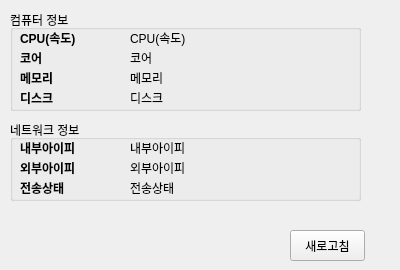
<?xml version="1.0" encoding="UTF-8"?>
<ui version="4.0">
 <class>Form</class>
 <widget class="QWidget" name="Form">
  <property name="geometry">
   <rect>
    <x>0</x>
    <y>0</y>
    <width>400</width>
    <height>270</height>
   </rect>
  </property>
  <property name="minimumSize">
   <size>
    <width>400</width>
    <height>270</height>
   </size>
  </property>
  <property name="maximumSize">
   <size>
    <width>400</width>
    <height>270</height>
   </size>
  </property>
  <property name="windowTitle">
   <string>내 컴퓨터 정보</string>
  </property>
  <widget class="QGroupBox" name="groupBox">
   <property name="geometry">
    <rect>
     <x>10</x>
     <y>10</y>
     <width>351</width>
     <height>101</height>
    </rect>
   </property>
   <property name="title">
    <string>컴퓨터 정보</string>
   </property>
   <widget class="QLabel" name="label2">
    <property name="geometry">
     <rect>
      <x>10</x>
      <y>20</y>
      <width>101</width>
      <height>16</height>
     </rect>
    </property>
    <property name="styleSheet">
     <string notr="true">font-weight : bold;</string>
    </property>
    <property name="text">
     <string>CPU(속도)</string>
    </property>
   </widget>
   <widget class="QLabel" name="label1">
    <property name="geometry">
     <rect>
      <x>10</x>
      <y>40</y>
      <width>101</width>
      <height>16</height>
     </rect>
    </property>
    <property name="styleSheet">
     <string notr="true">font-weight : bold;</string>
    </property>
    <property name="text">
     <string>코어</string>
    </property>
   </widget>
   <widget class="QLabel" name="lblCore">
    <property name="geometry">
     <rect>
      <x>120</x>
      <y>40</y>
      <width>431</width>
      <height>16</height>
     </rect>
    </property>
    <property name="text">
     <string>코어</string>
    </property>
   </widget>
   <widget class="QLabel" name="label3">
    <property name="geometry">
     <rect>
      <x>10</x>
      <y>60</y>
      <width>101</width>
      <height>16</height>
     </rect>
    </property>
    <property name="styleSheet">
     <string notr="true">font-weight : bold;</string>
    </property>
    <property name="text">
     <string>메모리</string>
    </property>
   </widget>
   <widget class="QLabel" name="lblMemory">
    <property name="geometry">
     <rect>
      <x>120</x>
      <y>60</y>
      <width>431</width>
      <height>16</height>
     </rect>
    </property>
    <property name="text">
     <string>메모리</string>
    </property>
   </widget>
   <widget class="QLabel" name="label4">
    <property name="geometry">
     <rect>
      <x>10</x>
      <y>80</y>
      <width>101</width>
      <height>16</height>
     </rect>
    </property>
    <property name="styleSheet">
     <string notr="true">font-weight : bold;</string>
    </property>
    <property name="text">
     <string>디스크</string>
    </property>
   </widget>
   <widget class="QLabel" name="lblDisk">
    <property name="geometry">
     <rect>
      <x>120</x>
      <y>80</y>
      <width>431</width>
      <height>16</height>
     </rect>
    </property>
    <property name="text">
     <string>디스크</string>
    </property>
   </widget>
   <widget class="QLabel" name="lblCPU1">
    <property name="geometry">
     <rect>
      <x>120</x>
      <y>20</y>
      <width>431</width>
      <height>16</height>
     </rect>
    </property>
    <property name="text">
     <string>CPU(속도)</string>
    </property>
   </widget>
  </widget>
  <widget class="QPushButton" name="btnRefresh">
   <property name="geometry">
    <rect>
     <x>290</x>
     <y>230</y>
     <width>75</width>
     <height>31</height>
    </rect>
   </property>
   <property name="text">
    <string>새로고침</string>
   </property>
  </widget>
  <widget class="QGroupBox" name="groupBox_2">
   <property name="geometry">
    <rect>
     <x>10</x>
     <y>120</y>
     <width>351</width>
     <height>81</height>
    </rect>
   </property>
   <property name="title">
    <string>네트워크 정보</string>
   </property>
   <widget class="QLabel" name="lblInnerNet">
    <property name="geometry">
     <rect>
      <x>120</x>
      <y>20</y>
      <width>431</width>
      <height>16</height>
     </rect>
    </property>
    <property name="text">
     <string>내부아이피</string>
    </property>
   </widget>
   <widget class="QLabel" name="label5">
    <property name="geometry">
     <rect>
      <x>10</x>
      <y>20</y>
      <width>101</width>
      <height>16</height>
     </rect>
    </property>
    <property name="styleSheet">
     <string notr="true">font-weight : bold;</string>
    </property>
    <property name="text">
     <string>내부아이피</string>
    </property>
   </widget>
   <widget class="QLabel" name="label6">
    <property name="geometry">
     <rect>
      <x>10</x>
      <y>40</y>
      <width>101</width>
      <height>16</height>
     </rect>
    </property>
    <property name="styleSheet">
     <string notr="true">font-weight : bold;</string>
    </property>
    <property name="text">
     <string>외부아이피</string>
    </property>
   </widget>
   <widget class="QLabel" name="lblExtraNet">
    <property name="geometry">
     <rect>
      <x>120</x>
      <y>40</y>
      <width>431</width>
      <height>16</height>
     </rect>
    </property>
    <property name="text">
     <string>외부아이피</string>
    </property>
   </widget>
   <widget class="QLabel" name="label7">
    <property name="geometry">
     <rect>
      <x>10</x>
      <y>60</y>
      <width>101</width>
      <height>16</height>
     </rect>
    </property>
    <property name="styleSheet">
     <string notr="true">font-weight : bold;</string>
    </property>
    <property name="text">
     <string>전송상태</string>
    </property>
   </widget>
   <widget class="QLabel" name="lblNetStat">
    <property name="geometry">
     <rect>
      <x>120</x>
      <y>60</y>
      <width>431</width>
      <height>16</height>
     </rect>
    </property>
    <property name="text">
     <string>전송상태</string>
    </property>
   </widget>
  </widget>
 </widget>
 <resources/>
 <connections/>
</ui>
